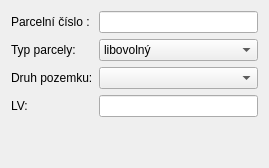
<?xml version="1.0" encoding="UTF-8"?>
<ui version="4.0">
 <class>ParcelySearchForm</class>
 <widget class="QWidget" name="ParcelySearchForm">
  <property name="geometry">
   <rect>
    <x>0</x>
    <y>0</y>
    <width>269</width>
    <height>168</height>
   </rect>
  </property>
  <property name="windowTitle">
   <string>Form</string>
  </property>
  <layout class="QGridLayout" name="gridLayout">
   <item row="0" column="0">
    <widget class="QLabel" name="label_3">
     <property name="text">
      <string>Parcelní číslo :</string>
     </property>
    </widget>
   </item>
   <item row="0" column="1">
    <widget class="QLineEdit" name="parCisloLineEdit">
     <property name="inputMask">
      <string/>
     </property>
    </widget>
   </item>
   <item row="1" column="0">
    <widget class="QLabel" name="label_5">
     <property name="text">
      <string>Typ parcely:</string>
     </property>
    </widget>
   </item>
   <item row="1" column="1">
    <widget class="QComboBox" name="typParcelyCombo">
     <property name="sizePolicy">
      <sizepolicy hsizetype="Expanding" vsizetype="Fixed">
       <horstretch>0</horstretch>
       <verstretch>0</verstretch>
      </sizepolicy>
     </property>
     <item>
      <property name="text">
       <string>libovolný</string>
      </property>
     </item>
     <item>
      <property name="text">
       <string>pozemková</string>
      </property>
     </item>
     <item>
      <property name="text">
       <string>stavební</string>
      </property>
     </item>
    </widget>
   </item>
   <item row="2" column="0">
    <widget class="QLabel" name="label_6">
     <property name="text">
      <string>Druh pozemku:</string>
     </property>
    </widget>
   </item>
   <item row="2" column="1">
    <widget class="QComboBox" name="druhPozemkuCombo">
     <property name="sizePolicy">
      <sizepolicy hsizetype="Ignored" vsizetype="Fixed">
       <horstretch>0</horstretch>
       <verstretch>0</verstretch>
      </sizepolicy>
     </property>
    </widget>
   </item>
   <item row="4" column="1">
    <spacer name="verticalSpacer_2">
     <property name="orientation">
      <enum>Qt::Vertical</enum>
     </property>
     <property name="sizeHint" stdset="0">
      <size>
       <width>20</width>
       <height>40</height>
      </size>
     </property>
    </spacer>
   </item>
   <item row="3" column="1">
    <widget class="QLineEdit" name="lvParcelyLineEdit"/>
   </item>
   <item row="3" column="0">
    <widget class="QLabel" name="label">
     <property name="text">
      <string>LV:</string>
     </property>
    </widget>
   </item>
  </layout>
 </widget>
 <resources/>
 <connections/>
</ui>
